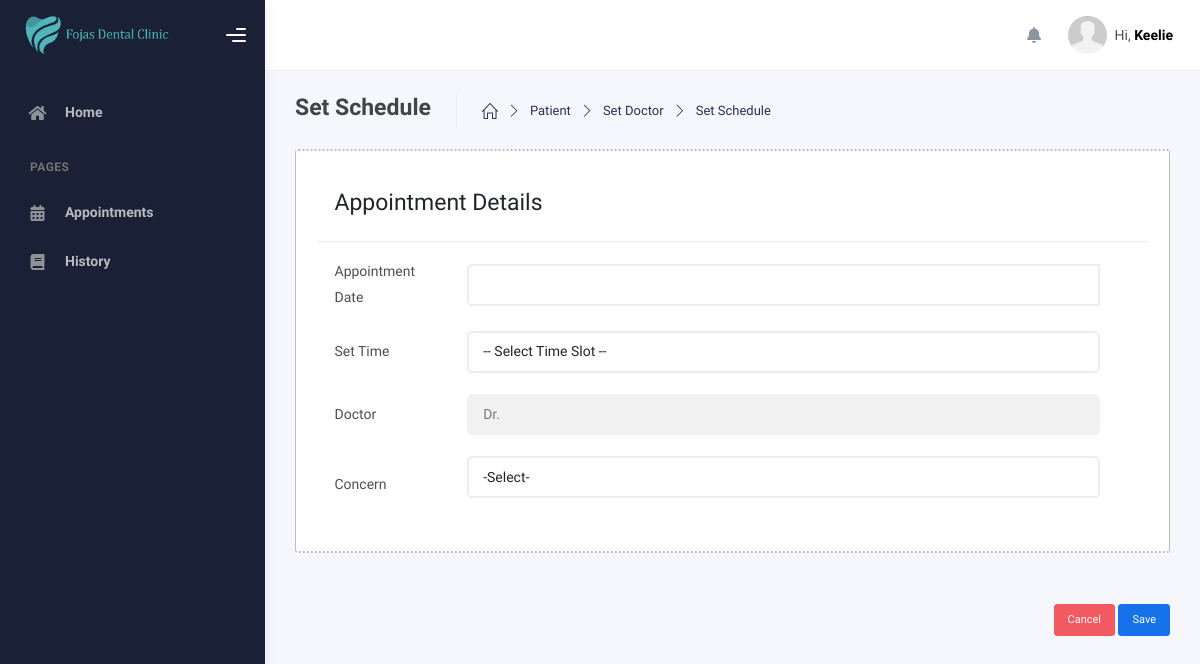
The page /modules/admin/set-schedule.php?user_id_dentist=20259473&user_id_patient=20256914 (signed in) on the database as committed earlier.
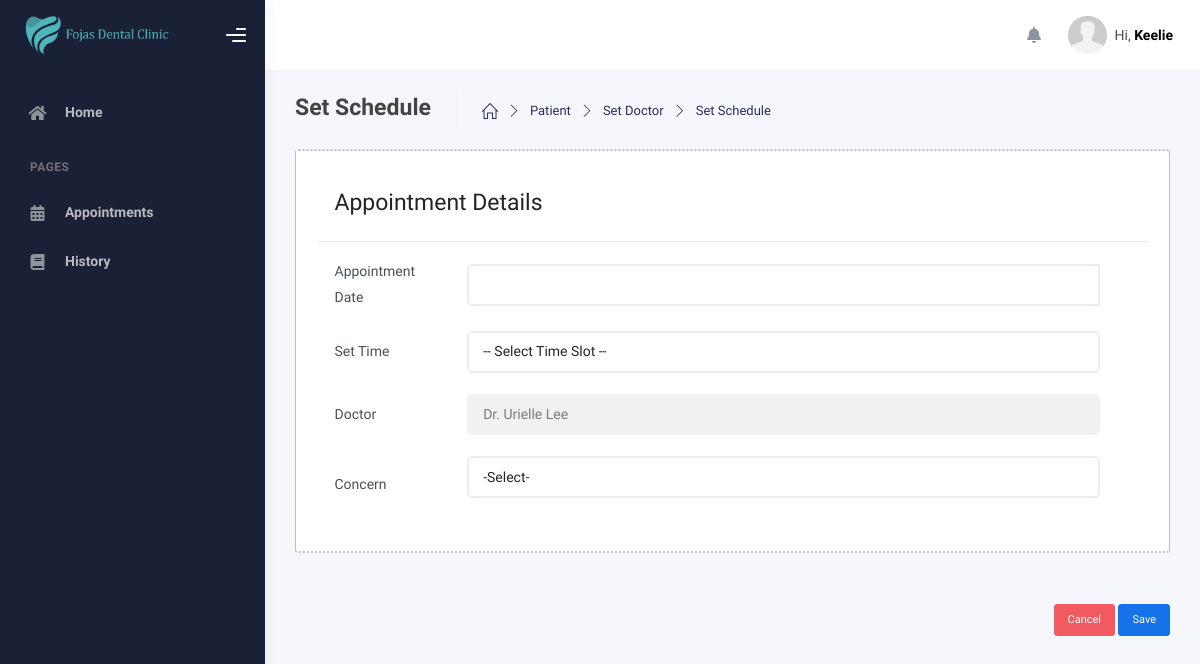
The same page on the database as committed later.
### tables this page shows
CREATE TABLE `schedule` (
  `id` int(11) NOT NULL,
  `user_id` int(255) NOT NULL,
  `day` varchar(150) NOT NULL,
  `start_time` varchar(100) NOT NULL,
  `end_time` varchar(100) NOT NULL,
  `date_created` date NOT NULL,
  `date_updated` date NOT NULL
);

CREATE TABLE `users` (
  `id` int(11) NOT NULL,
  `user_id` int(100) NOT NULL,
  `role_id` int(11) NOT NULL,
  `first_name` varchar(250) NOT NULL,
  `middle_name` varchar(255) NOT NULL,
  `last_name` varchar(255) NOT NULL,
  `mobile_number` varchar(255) NOT NULL,
  `email` varchar(255) DEFAULT NULL,
  `password` varchar(255) NOT NULL,
  `date_of_birth` date NOT NULL,
  `date_created` date NOT NULL,
  `date_updated` date NOT NULL,
  `token` varchar(255) DEFAULT NULL,
  `address` varchar(255) DEFAULT NULL,
  `otp` varchar(100) DEFAULT NULL
);

### modules/queries/Users/dentists.php (called while the page is built, shortened)
<?php
function getDentistById($conn, $role, $id) {
  $sql = "SELECT users.user_id AS user_id,
    users.first_name AS first_name,
    users.middle_name AS middle_name,
    users.last_name AS last_name,
    users.mobile_number AS mobile_number,
    users.email AS email,
    schedule.user_id AS schedule_user_id,
    schedule.day AS day,
    schedule.start_time AS start_time,
    schedule.end_time AS end_time
  FROM
  users
  LEFT JOIN schedule
  ON users.user_id = schedule.user_id
  WHERE users.role_id = ? AND users.user_id = ?";
  $stmt = mysqli_prepare($conn, $sql);
  mysqli_stmt_bind_param($stmt, "ii", $role, $id);
  mysqli_stmt_execute($stmt);
  return mysqli_stmt_get_result($stmt);
}

### modules/admin/set-schedule.php (the view, shortened to what the changed rows need)
<?php
include_once($_SERVER['DOCUMENT_ROOT'] . '/dental_appointment/includes/header.php');
include_once($_SERVER['DOCUMENT_ROOT'] . '/dental_appointment/modules/queries/Users/dentists.php');
include_once($_SERVER['DOCUMENT_ROOT'] . '/dental_appointment/modules/queries/Users/patients.php');
?>
    <div class="wrapper">
      <div class="main-panel">
        <div class="container">
          <div class="page-inner">
            <div class="page-category">
              <?php
              if(isset($_GET['user_id_patient']) && isset($_GET['user_id_dentist'])){
                  $user_id_dentist = $_GET['user_id_dentist'];
                  $run_dentist = getDentistById($conn, '3', $user_id_dentist);
                  $row_dentist = mysqli_fetch_assoc($run_dentist);
              ?>
              <form action="set.php" method="POST">
                <div class="row">
                  <div class="col-lg-12 mb-4">
                    <div class="card p-4 shadow-none form-card rounded-1">
                      <div class="card-header">
                          <h3>Appointment Details</h3>
                      </div>
                      <div class="card-body">
                        <div class="row gap-4">
                          <div class="col-lg-12">
                            <div class="row d-flex align-items-center w-100">
                              <div class="col-lg-2">
                                <label for="">Appointment Date</label>
                              </div>
                              <div class="col-lg-10">
                                <div class="input-group">
                                  <input type="text" class="appointment_date form-control" name="appointment_date" required>
                                </div>
                              </div>
                            </div>
                          </div>
                          <div class="col-lg-12">
                            <div class="row d-flex align-items-center w-100">
                              <div class="col-lg-2">
                                <label for="">Set Time</label>
                              </div>
                              <div class="col-lg-10">
                                <select name="appointment_time" class="form-control" required>
                                  <option value="">-- Select Time Slot --</option>
                                </select>
                              </div>
                            </div>
                          </div>
                          <div class="col-lg-12">
                            <div class="row d-flex align-items-center w-100">
                              <div class="col-lg-2">
                                <label for="">Doctor</label>
                              </div>
                              <div class="col-lg-10">
                                <div class="input-group">
                                  <input type="text" class="form-control" value="<?= 'Dr. ' . $row_dentist['first_name']. " " . $row_dentist['last_name']?>" readonly>
                                </div>
                              </div>
                            </div>
                          </div>
                          <div class="col-lg-12">
                            <div class="row d-flex align-items-center w-100">
                              <div class="col-lg-2">
                                <label for="">Concern</label>
                              </div>
                              <div class="col-lg-10">
                                <div class="input-group mb-3">
                                  <select name="concern" id="" class="form-control" required>
                                    <option value="">-Select-</option>
                                  </select>
                                </div>
                              </div>
                            </div>
                          </div>
                        </div>
                      </div>
                    </div>
                  </div>
                  <div class="col-lg-12 text-end">
                    <a href="set-doctor.php?user_id_patient=<?= $_GET['user_id_patient'] ?>" class="btn btn-sm btn-danger">Cancel</a>
                    <input type="submit" class="btn btn-sm btn-primary" value="Save">
                  </div>
                </div>
              </form>
              <?php
              }
              ?>
            </div>
          </div>
        </div>
      </div>
    </div>
<?php
  include_once($_SERVER['DOCUMENT_ROOT'] . '/dental_appointment/includes/scripts.php');
?>

Rows that differ between the two databases and show on the page:
added schedule: last_name "Dr. Urielle Lee"
Other text that changed with them:
form field value: "Dr." → (not shown)
